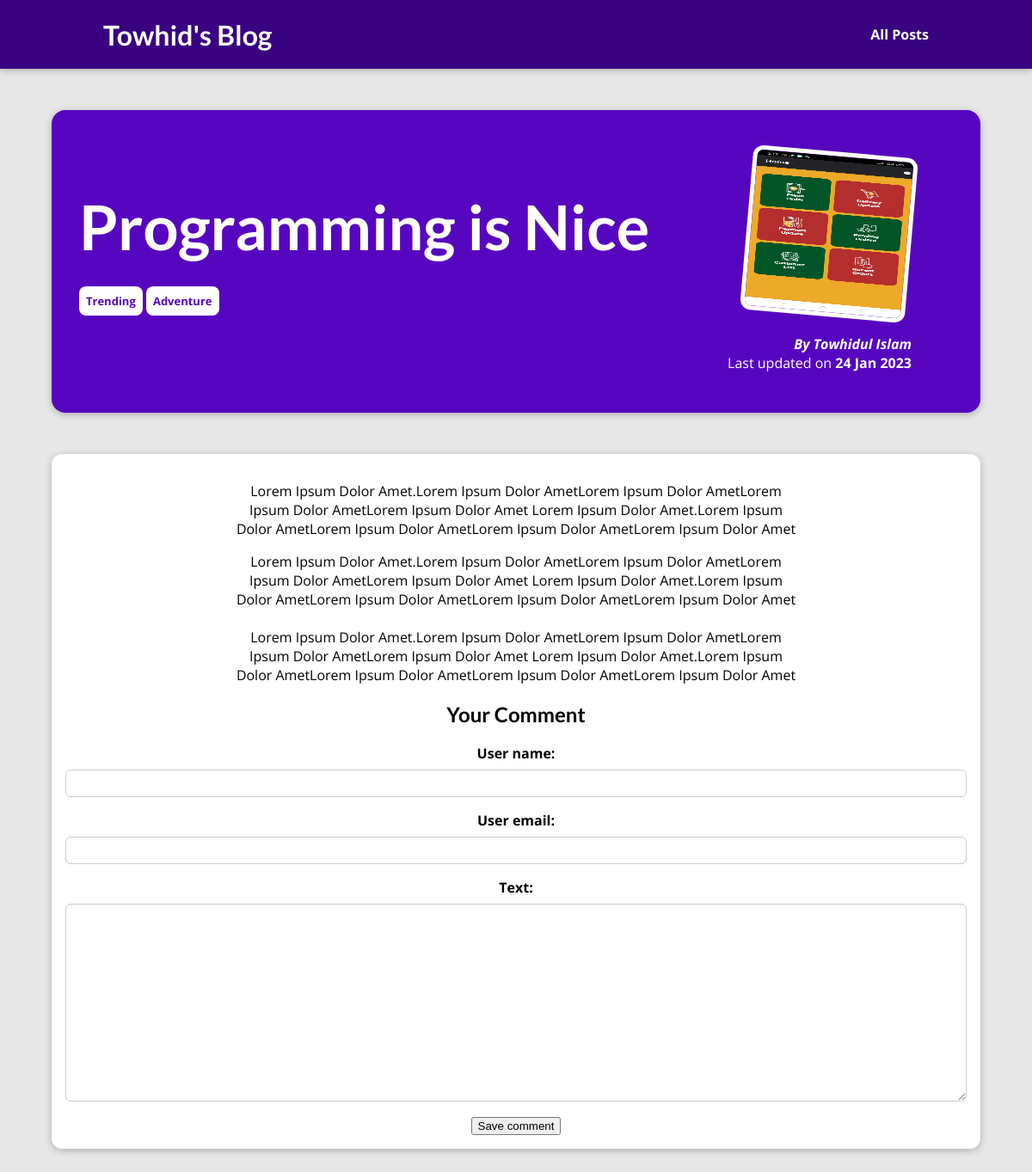
Page /blog/posts/programming-is-nice on the committed database.
### blog/models.py (models this page shows, shortened)
class Post(models.Model):
    title = models.CharField(max_length=150, default="")
    excerpt = models.CharField(max_length=200, default="")
    content = models.TextField(validators=[MinLengthValidator(10)])
    image = models.ImageField(upload_to="posts", null=True)
    date = models.DateField(auto_now=True)
    slug = models.SlugField(unique=True)
    author = models.ForeignKey(
        Author, on_delete=models.SET_NULL, null=True, related_name="posts")
    tags = models.ManyToManyField(Tag)

class Tag(models.Model):
    caption = models.CharField(max_length=20, default="")

class Author(models.Model):
    first_name = models.CharField(max_length=20, default="")
    last_name = models.CharField(max_length=20, default="")
    email_address = models.EmailField()
    def full_name(self):
        return f"{self.first_name} {self.last_name}"
    def __str__(self):
        return self.full_name()

### blog/views.py (the view, shortened to what this page needs)
# urls.py: path("posts/<slug:slug>", views.SinglePostView.as_view(),
class SinglePostView(View):
    def get(self, request, slug):
        post = Post.objects.get(slug=slug)
        context = {
            "post": post,
            "post_tags": post.tags.all(),
            "comment_form": CommentForm()
        }
        return render(request, "blog/post-detail.html", context)

### blog/forms.py
class CommentForm(forms.ModelForm):
    class Meta:
        model = Comment
        exclude = ["post"]
        label = {
            "user_name": "Your Name",
            "user_email": "Your Email",
            "text": "Your Comment"
        }
        error_messages = {
            "user_name": {
                "required": "Your Name is Required",
                "max_length": "Name cannot be more than 40 Chars"
            },
            "user_email": {
                "required": "Your Email is Required",
            },
            "text": {
                "required": "Your Text is Required",
            },
        }

### blog/templates/blog/post-detail.html (shortened to what this page needs)
{% extends 'base.html' %}
 {% load static %}
 {% block css_files %}
    <link rel="stylesheet" href="{% static 'blog/post-detail.css' %}" />
{% endblock %}
{% block content %}
<section id="summary">
  <h2>{{post.title}}</h2>
  <div>
    {% for tag in post_tags  %}
      <span class="tag">{{tag.caption}}</span>
    {% endfor %}
  </div>
  <article class="post">
    <img src="{{post.image.url}}" alt="{{post.title}}" />
    <address>By <a href="mailto:{{post.author.email_address}}">{{post.author}}</a></address>
    <div class="post_content">Last updated on <time>{{post.date|date:"d M Y"}}</time></div>
  </article>
</section>
<main>
  {{post.content|linebreaks}}
  <section class="comment-form">
    <h2>Your Comment</h2>
    <form action="" method="POST">
      {% for form_field in comment_form %}
      <div class="form-control">
        {{form_field.label_tag}}
        {{form_field}}
      </div>
      {% endfor %}
      <button>Save comment</button>
    </form>
  </section>
</main>
{% endblock %}

### templates/base.html (shortened to what this page needs)
{% load static %}
<!DOCTYPE html>
<html lang="en">
  <head>
    <link rel="stylesheet" href="{% static 'app.css' %}">
    {% block css_files %}{% endblock  %}
  </head>
  <body>
    <header id="main-navigation">
      <h1><a href="{% url 'starting-page' %}">Towhid's Blog</a></h1>
      <nav>
        <a href="{% url 'posts-page' %}">All Posts</a>
      </nav>
    </header>
    {% block content %}{% endblock %}
  </body>
</html>

### static/app.css (style rules this page uses)
* { box-sizing: border-box; }
html { font-family: "Open Sans", "Lato", sans-serif; }
body { margin: 0; }
h1, h2, h3 { font-family: "Lato", sans-serif; font-weight: bold; }
#main-navigation { width: 100%; height: 5rem; display: flex; justify-content: space-between; align-items: center; padding: 0 10%; position: absolute; top: 0; left: 0; }
#main-navigation a { text-decoration: none; color: white; font-weight: bold; }

### blog/static/blog/post-detail.css (style rules this page uses)
body { background-color: #e7e7e7; }
#main-navigation { background-color: #390281; box-shadow: 0 2px 8px rgba(0, 0, 0, 0.25); }
#summary { margin: 8rem auto 3rem auto; padding: 2rem; width: 90%; max-width: 90rem; border-radius: 16px; background-color: #5706c0; position: relative; box-shadow: 0 2px 8px rgba(0, 0, 0, 0.25); height: 22rem; }
#summary h2 { color: white; font-size: 4.5rem; margin-bottom: 2rem; }
#summary article { position: absolute; top: 2rem; right: 3rem; padding: 1rem 2rem; border-radius: 12px; text-align: right; color: white; }
#summary article img { width: 12rem; height: 12rem; border-radius: 12px; transform: rotateZ(5deg); border: 5px solid white; margin-bottom: 1rem; }
#summary address { font-weight: bold; }
#summary a { color: white; text-decoration: none; }
#summary time { font-weight: bold; }
main { width: 90%; max-width: 90rem; margin: 3rem auto; background-color: white; padding: 1rem; border-radius: 12px; box-shadow: 0 2px 8px rgba(0, 0, 0, 0.25); text-align: center; }
.tag { background-color: white; color: #5706c0; border-radius: 8px; padding: 0.5rem 0.5rem; font-size: small; font-weight: bolder; }
.form-control { margin-bottom: 1rem; }
.form-control label { font-weight: bold; margin-bottom: 0.5rem; display: block; }
.form-control input, .form-control textarea { display: block; width: 100%; font: inherit; padding: 0.25rem; border-radius: 6px; border: 1px solid #ccc; }

### rows in the picture
Post: title "Programming is Nice", image (picture), author "Towhidul Islam", date "24 Jan 2023", content "Lorem Ipsum Dolor Amet.Lorem Ipsum Dolor AmetLorem Ipsum Dolor AmetLorem Ipsum Dolor AmetLorem Ipsum Dolor Amet Lorem Ipsum Dolor Amet.Lorem Ipsum Dolor AmetLorem Ipsum Dolor AmetLorem Ipsum Dolor AmetLorem Ipsum Dolor Amet Lorem Ipsum Dolor Amet.Lorem Ipsum Dolor AmetLorem Ipsum Dolor AmetLorem Ipsum Dolor AmetLorem Ipsum Dolor Amet Lorem Ipsum Dolor Amet.Lorem Ipsum Dolor AmetLorem Ipsum Dolor AmetLorem Ipsum Dolor AmetLorem Ipsum Dolor Amet Lorem Ipsum Dolor Amet.Lorem Ipsum Dolor AmetLorem Ipsum Dolor AmetLorem Ipsum Dolor AmetLorem Ipsum Dolor Amet Lorem Ipsum Dolor Amet.Lorem Ipsum Dolor AmetLorem Ipsum Dolor AmetLorem Ipsum Dolor AmetLorem Ipsum Dolor Amet"
Tag: caption "Trending"
Tag: caption "Adventure"
